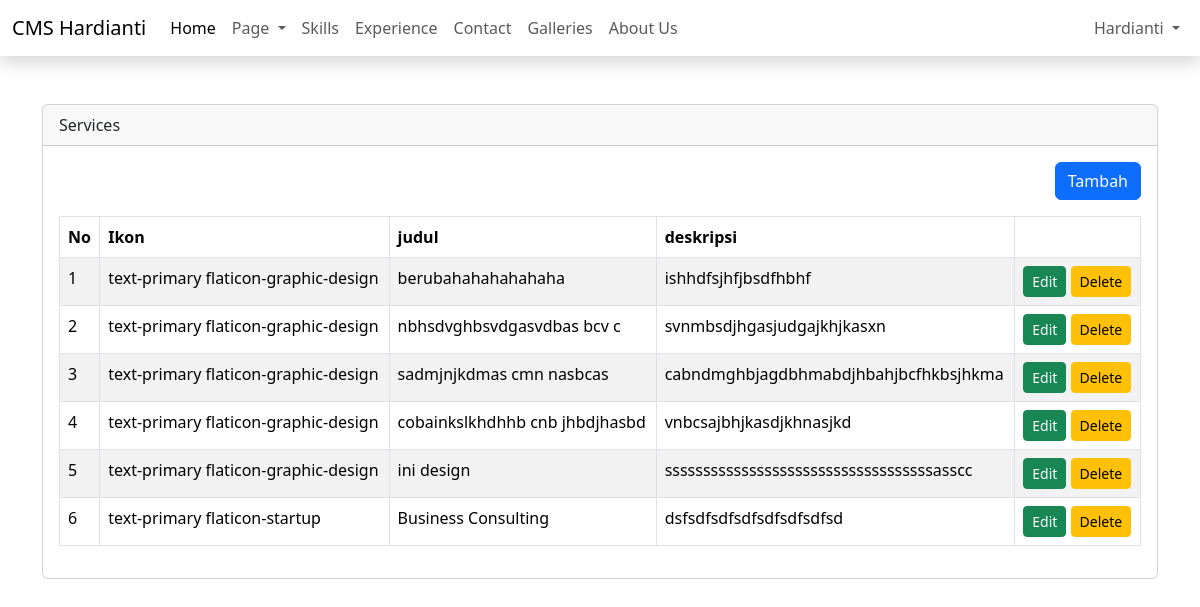
The app's page /admin/dashboard.php?page=services (signed in) with its own data.
### tables this page shows
CREATE TABLE `services` (
  `id` int(11) NOT NULL,
  `photo` varchar(50) NOT NULL,
  `title` varchar(50) NOT NULL,
  `description` text NOT NULL,
  `created_at` timestamp NOT NULL DEFAULT current_timestamp(),
  `updated_at` timestamp NULL DEFAULT NULL ON UPDATE current_timestamp()
);

### admin/content/services.php (the view, shortened to what this page needs)
<?php
include 'config/koneksi.php';
$query = mysqli_query($config, "SELECT * FROM services
ORDER BY id DESC");
$row = mysqli_fetch_all($query, MYSQLI_ASSOC);
?>
<div class="table-responsive">
    <div align="right" class="mb-3">
        <a href="?page=tambah-services" class="btn btn-primary">Tambah</a>
    </div>
    <table class="table table-bordered table-striped" id="table">
        <thead>
            <tr>
                <th>No</th>
                <th>Ikon</th>
                <th>judul</th>
                <th>deskripsi</th>
                <th></th>
            </tr>
        </thead>
        <tbody>
            <?php $i = 1;
            foreach ($row as $key => $data): ?>
                <tr>
                    <td><?= $key + 1 ?></td>
                    <td><?= $data['photo'] ?></td>
                    <td><?= $data['title'] ?></td>
                    <td><?= $data['description'] ?></td>
                    <td>
                        <a href="?page=tambah-services&edit=<?php echo $data['id'] ?>" class="btn btn-success btn-sm">Edit</a>
                        <a onclick="return confirm('Are you sure??')"
                            href="?page=services&delete=<?php echo $data['id'] ?>" class="btn btn-warning btn-sm">Delete</a>
                    </td>
                </tr>
            <?php endforeach ?>
        </tbody>
    </table>
</div>

### records on screen
services: photo "text-primary flaticon-graphic-design", title "berubahahahahahaha", description "ishhdfsjhfjbsdfhbhf"
services: photo "text-primary flaticon-graphic-design", title "nbhsdvghbsvdgasvdbas bcv c", description "svnmbsdjhgasjudgajkhjkasxn"
services: photo "text-primary flaticon-graphic-design", title "sadmjnjkdmas cmn nasbcas", description "cabndmghbjagdbhmabdjhbahjbcfhkbsjhkma"
services: photo "text-primary flaticon-graphic-design", title "cobainkslkhdhhb cnb jhbdjhasbd", description "vnbcsajbhjkasdjkhnasjkd"
services: photo "text-primary flaticon-graphic-design", title "ini design", description "sssssssssssssssssssssssssssssssssssasscc"
services: photo "text-primary flaticon-startup", title "Business Consulting", description "dsfsdfsdfsdfsdfsdfsdfsd"

### other values on screen
$_SESSION['NAME'] "Hardianti"
str_replace("-", " ", ucfirst($_GET['page'])) "Services"
